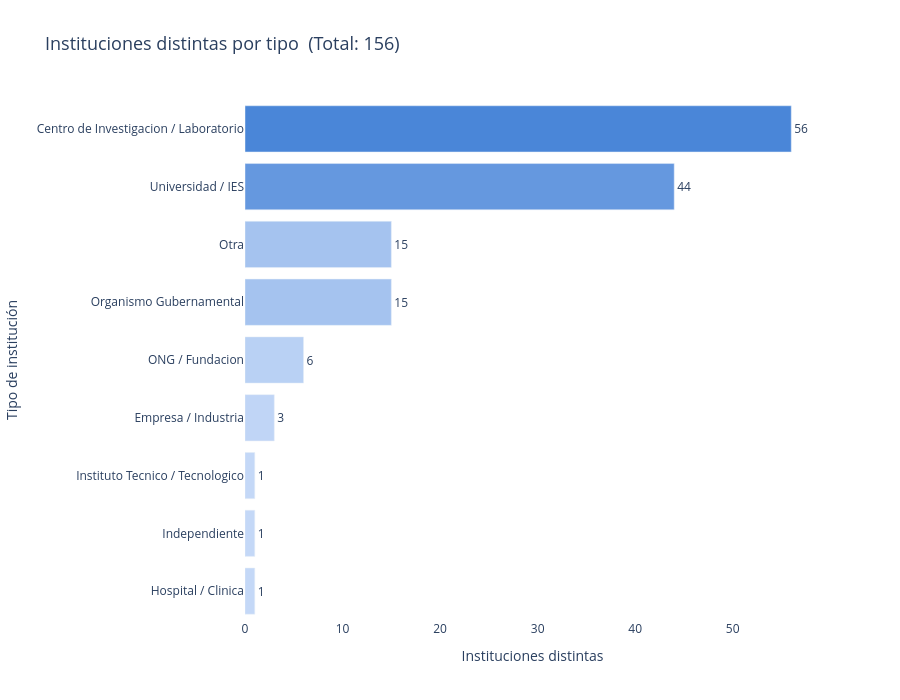

Notebook code for this chart:
### Code cell
total_inst = df["institucion"].nunique()

conteo_por_tipo = (
    df.groupby("tipo_institucion")["institucion"]
    .nunique()
    .reset_index()
    .rename(columns={
        "tipo_institucion": "Tipo de institución",
        "institucion": "Instituciones distintas"
    })
    .sort_values("Instituciones distintas", ascending=True)
)

fig = px.bar(
    conteo_por_tipo,
    x="Instituciones distintas",
    y="Tipo de institución",
    orientation="h",
    title=f"Instituciones distintas por tipo  (Total: {total_inst})",
    color="Instituciones distintas",
    color_continuous_scale=["#C4D8F7", "#4A86D8"],
    text="Instituciones distintas"
)
fig.update_traces(textposition="outside")
fig.update_layout(
    height=700,
    coloraxis_showscale=False,
    plot_bgcolor="white",
    paper_bgcolor="white",
    title_font_size=18,
    margin=dict(r=80)
)
fig.show()

### Figure 1 — Plotly figure (JSON) as saved in the notebook; plotly's stock layout.template omitted (floating-point values rounded to 4 significant figures)
{"data": [{"hovertemplate": "Instituciones distintas=%{marker.color}<br>Tipo de institución=%{y}<extra></extra>", "legendgroup": "", "marker": {"color": [1, 1, 1, 3, 6, 15, 15, 44, 56], "coloraxis": "coloraxis", "pattern": {"shape": ""}}, "name": "", "orientation": "h", "showlegend": false, "text": [1.0, 1.0, 1.0, 3.0, 6.0, 15.0, 15.0, 44.0, 56.0], "textposition": "outside", "type": "bar", "x": [1, 1, 1, 3, 6, 15, 15, 44, 56], "xaxis": "x", "y": ["Hospital / Clinica", "Independiente", "Instituto Tecnico / Tecnologico", "Empresa / Industria", "ONG / Fundacion", "Organismo Gubernamental", "Otra", "Universidad / IES", "Centro de Investigacion / Laboratorio"], "yaxis": "y"}], "layout": {"barmode": "relative", "coloraxis": {"colorbar": {"title": {"text": "Instituciones distintas"}}, "colorscale": [[0, "#C4D8F7"], [1, "#4A86D8"]], "showscale": false}, "height": 700, "legend": {"tracegroupgap": 0}, "margin": {"r": 80}, "paper_bgcolor": "white", "plot_bgcolor": "white", "title": {"font": {"size": 18}, "text": "Instituciones distintas por tipo  (Total: 156)"}, "xaxis": {"anchor": "y", "domain": [0, 1], "title": {"text": "Instituciones distintas"}}, "yaxis": {"anchor": "x", "domain": [0, 1], "title": {"text": "Tipo de institución"}}}}
